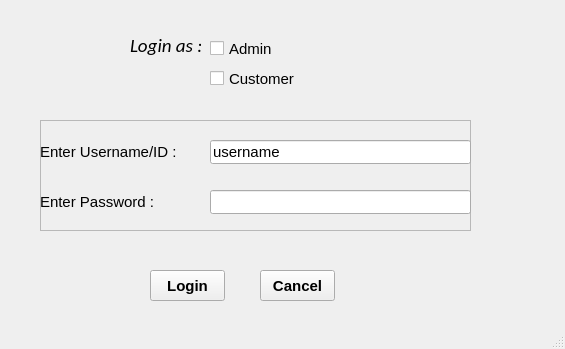
<?xml version="1.0" encoding="UTF-8"?>
<ui version="4.0">
 <class>MainWindow</class>
 <widget class="QMainWindow" name="MainWindow">
  <property name="geometry">
   <rect>
    <x>0</x>
    <y>0</y>
    <width>565</width>
    <height>349</height>
   </rect>
  </property>
  <property name="windowTitle">
   <string>MainWindow</string>
  </property>
  <widget class="QWidget" name="centralwidget">
   <widget class="QPushButton" name="btn_login">
    <property name="geometry">
     <rect>
      <x>150</x>
      <y>270</y>
      <width>75</width>
      <height>31</height>
     </rect>
    </property>
    <property name="font">
     <font>
      <pointsize>11</pointsize>
      <weight>75</weight>
      <bold>true</bold>
     </font>
    </property>
    <property name="text">
     <string>Login</string>
    </property>
   </widget>
   <widget class="QPushButton" name="btn_cancel">
    <property name="geometry">
     <rect>
      <x>260</x>
      <y>270</y>
      <width>75</width>
      <height>31</height>
     </rect>
    </property>
    <property name="font">
     <font>
      <pointsize>11</pointsize>
      <weight>75</weight>
      <bold>true</bold>
     </font>
    </property>
    <property name="text">
     <string>Cancel</string>
    </property>
   </widget>
   <widget class="QCheckBox" name="admin_checkbox">
    <property name="geometry">
     <rect>
      <x>210</x>
      <y>40</y>
      <width>131</width>
      <height>17</height>
     </rect>
    </property>
    <property name="font">
     <font>
      <pointsize>11</pointsize>
      <weight>50</weight>
      <bold>false</bold>
     </font>
    </property>
    <property name="text">
     <string>Admin</string>
    </property>
   </widget>
   <widget class="QCheckBox" name="customer_checkbox">
    <property name="geometry">
     <rect>
      <x>210</x>
      <y>70</y>
      <width>131</width>
      <height>17</height>
     </rect>
    </property>
    <property name="font">
     <font>
      <pointsize>11</pointsize>
      <weight>50</weight>
      <bold>false</bold>
     </font>
    </property>
    <property name="text">
     <string>Customer</string>
    </property>
   </widget>
   <widget class="QLabel" name="label_3">
    <property name="geometry">
     <rect>
      <x>130</x>
      <y>35</y>
      <width>71</width>
      <height>21</height>
     </rect>
    </property>
    <property name="font">
     <font>
      <family>Calibri</family>
      <pointsize>14</pointsize>
      <weight>50</weight>
      <italic>true</italic>
      <bold>false</bold>
     </font>
    </property>
    <property name="text">
     <string>Login as :</string>
    </property>
   </widget>
   <widget class="QFrame" name="frame">
    <property name="geometry">
     <rect>
      <x>40</x>
      <y>120</y>
      <width>431</width>
      <height>111</height>
     </rect>
    </property>
    <property name="autoFillBackground">
     <bool>true</bool>
    </property>
    <property name="styleSheet">
     <string notr="true">border-color: rgb(0, 85, 255);
border-color: rgb(0, 0, 0);</string>
    </property>
    <property name="frameShape">
     <enum>QFrame::StyledPanel</enum>
    </property>
    <property name="frameShadow">
     <enum>QFrame::Raised</enum>
    </property>
    <property name="lineWidth">
     <number>2</number>
    </property>
    <widget class="QLabel" name="label">
     <property name="geometry">
      <rect>
       <x>0</x>
       <y>20</y>
       <width>151</width>
       <height>24</height>
      </rect>
     </property>
     <property name="font">
      <font>
       <pointsize>11</pointsize>
       <weight>50</weight>
       <bold>false</bold>
      </font>
     </property>
     <property name="text">
      <string>Enter Username/ID :</string>
     </property>
    </widget>
    <widget class="QLineEdit" name="txt_username">
     <property name="geometry">
      <rect>
       <x>170</x>
       <y>20</y>
       <width>261</width>
       <height>24</height>
      </rect>
     </property>
     <property name="font">
      <font>
       <pointsize>11</pointsize>
      </font>
     </property>
     <property name="text">
      <string>username</string>
     </property>
    </widget>
    <widget class="QLabel" name="label_2">
     <property name="geometry">
      <rect>
       <x>0</x>
       <y>70</y>
       <width>131</width>
       <height>24</height>
      </rect>
     </property>
     <property name="font">
      <font>
       <pointsize>11</pointsize>
       <weight>50</weight>
       <bold>false</bold>
      </font>
     </property>
     <property name="text">
      <string>Enter Password :</string>
     </property>
    </widget>
    <widget class="QLineEdit" name="txt_password">
     <property name="geometry">
      <rect>
       <x>170</x>
       <y>70</y>
       <width>261</width>
       <height>24</height>
      </rect>
     </property>
     <property name="font">
      <font>
       <pointsize>11</pointsize>
      </font>
     </property>
    </widget>
   </widget>
  </widget>
  <widget class="QStatusBar" name="statusbar"/>
 </widget>
 <resources/>
 <connections/>
</ui>
